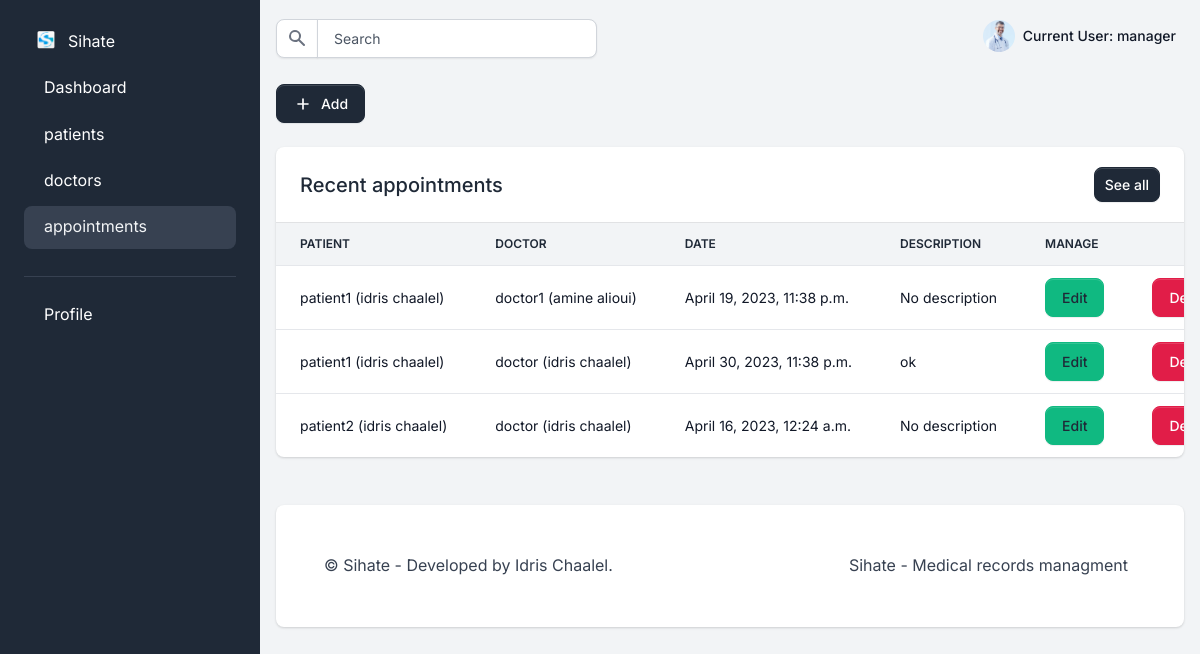
Screenshot of /user/manager/appointments/ (signed in) with the database file from the repository.
### users/models.py (models this page shows, shortened)
class User(AbstractUser):
    is_doctor = models.BooleanField("doctor status", default=False)
    is_patient = models.BooleanField("patient status", default=False)
    is_manager = models.BooleanField("office manager status", default=False)

class OfficeManager(User):
    address = models.CharField(max_length=254, blank=True, default="/")
    mobile = PhoneNumberField(blank=True)
    profile_pic = models.ImageField(
        upload_to="profile_pic/OfficeManagerProfilePic/", null=True, blank=True
    )
    class Meta:
        verbose_name = "OfficeManager"
        verbose_name_plural = "OfficeManagers"
    def get_profile_pic(self):
        if self.profile_pic:
            return self.profile_pic.url
        else:
            return "/static/assets/profile/img/default/default_profile_picture.png"

class User(AbstractUser):
    is_doctor = models.BooleanField("doctor status", default=False)
    is_patient = models.BooleanField("patient status", default=False)
    is_manager = models.BooleanField("office manager status", default=False)

### appointment/models.py (models this page shows, shortened)
class Appointment(models.Model):
    doctor = models.ForeignKey(
        "users.Doctor",
        related_name="appointment_doctors",
        on_delete=models.CASCADE,
    )
    patient = models.ForeignKey(
        "users.Patient",
        related_name="appointment_patients",
        on_delete=models.CASCADE,
    )
    created_at = models.DateTimeField(auto_now=True)
    date = models.DateTimeField()
    description = models.TextField(max_length=500, default="No description")
    status = models.BooleanField(default=False)

### users/views/manager_views.py (the view)
@user_passes_test(lambda u: u.is_authenticated and u.is_manager)
def manager_appointments_view(request):
    manager = models.OfficeManager.objects.get(id=request.user.id)
    appointments = appointment_models.Appointment.objects.all()
    if request.method == "POST":
        form = appointment_forms.AppointmentForm(request.POST)
        if form.is_valid():
            appointment = form.save(commit=False)
            appointment.status = False
            appointment.save()
            messages.success(request, "Appointment added successfully!")
            return redirect("manager_appointments_view")
        else:
            messages.error(request, "Invalid form data.")
    else:
        form = appointment_forms.AppointmentForm()
    context = {
        "manager": manager,
        "appointments": appointments,
        "segment": "appointments",
        "form": form,
    }
    return render(
        request, "profiles/manager/appointments/manager_appointments.html", context
    )

### appointment/forms.py
class AppointmentForm(forms.ModelForm):
    date = forms.DateTimeField(
        input_formats=["%Y-%m-%d %H:%M:%S"],
        widget=forms.DateTimeInput(attrs={"type": "datetime-local"}),
    )
    class Meta:
        model = Appointment
        fields = ["doctor", "patient", "date", "description"]
        labels = {
            "doctor": "Doctor",
            "patient": "Patient",
            "date": "Date and Time",
            "description": "Description",
        }

### users/models.py (called while the page is built)
    def __str__(self):
        return "{} ({})".format(self.username, self.department)

    @property
    def get_name(self):
        return self.first_name + " " + self.last_name

    def __str__(self):
        return self.username + " (" + self.symptoms + ")"

    @property
    def get_name(self):
        return self.first_name + " " + self.last_name

### templates/profiles/manager/appointments/manager_appointments.html (shortened to what this page needs)
{%extends 'profiles/manager/index.html'%}
{% load widget_tweaks %}
{% load static %}
{% block content %}
<div class="py-4">
  <div class="dropdown">
    <button class="btn btn-gray-800 d-inline-flex align-items-center me-2 dropdown-toggle" data-bs-toggle="dropdown"
      aria-haspopup="true" aria-expanded="false">
      <svg class="icon icon-xs me-2" fill="none" stroke="currentColor" viewBox="0 0 24 24"
        xmlns="http://www.w3.org/2000/svg">
        <path stroke-linecap="round" stroke-linejoin="round" stroke-width="2" d="M12 6v6m0 0v6m0-6h6m-6 0H6"></path>
      </svg>
      Add
    </button>
  </div>
</div>
<div class="row">
  <div class="col-12">
    <div class="row">
      <div class="col-12 mb-4">
        <div class="card border-0 shadow">
          <div class="card-header">
            <div class="row align-items-center">
              <div class="col">
                <h2 class="fs-5 fw-bold mb-0">Recent appointments</h2>
              </div>
              <div class="col text-end">
                <a href="#" class="btn btn-sm btn-primary">See all</a>
              </div>
            </div>
          </div>
          <div class="table-responsive">
            <table class="table align-items-center table-flush">
              <thead class="thead-light">
                <tr>
                  <th class="border-bottom" scope="col">Patient</th>
                  <th class="border-bottom" scope="col">Doctor</th>
                  <th class="border-bottom" scope="col">Date</th>
                  <th class="border-bottom" scope="col">Description</th>
                  <th colspan="2" class="border-bottom" scope="col">Manage</th>
                </tr>
              </thead>
              <tbody>
                {% for appointment in appointments %}
                <tr>
                  <td class="text-gray-900" scope="row">{{appointment.patient.username }} ({{appointment.patient.get_name }})</td>
                  <td class="text-gray-900" scope="row">{{appointment.doctor.username}} ({{appointment.doctor.get_name }})</td>
                  <td class="text-gray-900" scope="row">{{appointment.date}}</td>
                  <td class="text-gray-900" scope="row">{{appointment.description}}</td>
                  <td class="text-gray-900" scope="row">
                    <a href="{% url 'manager_update_appointment_view' appointment.id %}" class="btn btn-success edit-appointment-btn"
                      type="button" data-bs-toggle="modal" data-bs-target="#update_appointment_modal_{{appointment.id}}"
                      data-form-id="#update_appointment_form_{{appointment.id}}" data-id="{{ appointment.id }}">
                      Edit
                    </a>
                  </td>
                  <td class="text-gray-900" scope="row">
                    <button class="btn btn-danger" type="button"
                      data-bs-toggle="modal"
                      data-bs-target="#delete_appointment_modal_{{appointment.id}}">
                      Delete
                    </button>
                  </td>
                </tr>
                {% endfor %}
              </tbody>
            </table>
          </div>
        </div>
      </div>
    </div>
  </div>
</div>
{%endblock content%}

### templates/profiles/manager/includes/parts/navigation.html (shortened to what this page needs)
{%load static%}
<nav class="navbar navbar-top navbar-expand navbar-dashboard navbar-dark ps-0 pe-2 pb-0">
  <div class="container-fluid px-0">
    <div class="d-flex justify-content-between w-100" id="navbarSupportedContent">
      <div class="d-flex align-items-center">
        <form class="navbar-search form-inline" id="navbar-search-main">
          <div class="input-group input-group-merge search-bar">
            <span class="input-group-text" id="topbar-addon">
            </span>
            <input type="text" class="form-control" id="topbarInputIconLeft" placeholder="Search" aria-label="Search"
              aria-describedby="topbar-addon">
          </div>
        </form>
      </div>
      <ul class="navbar-nav align-items-center">
        <li class="nav-item dropdown ms-lg-3">
          <a class="nav-link dropdown-toggle pt-1 px-0" href="#" role="button" data-bs-toggle="dropdown"
            aria-expanded="false">
            <div class="media d-flex align-items-center">
              <img src="{{ manager.get_profile_pic }}" class="avatar rounded-circle" alt="Manager profile picture" />
              <div class="media-body ms-2 text-dark align-items-center d-none d-lg-block">
                <span class="mb-0 font-small fw-bold text-gray-900">
                  <strong>Current User:</strong> {{ request.user.username }}
                </span>
              </div>
            </div>
          </a>
        </li>
      </ul>
    </div>
  </div>
</nav>

### rows the page displays
OfficeManager: get_profile_pic (picture)
User: user.username "manager"
Appointment: patient.username "patient1", patient.get_name "idris chaalel", doctor.username "doctor1", doctor.get_name "amine alioui", date "April 19, 2023, 11:38 p.m.", description "No description"
Appointment: patient.username "patient1", patient.get_name "idris chaalel", doctor.username "doctor", doctor.get_name "idris chaalel", date "April 30, 2023, 11:38 p.m.", description "ok"
Appointment: patient.username "patient2", patient.get_name "idris chaalel", doctor.username "doctor", doctor.get_name "idris chaalel", date "April 16, 2023, 12:24 a.m.", description "No description"
